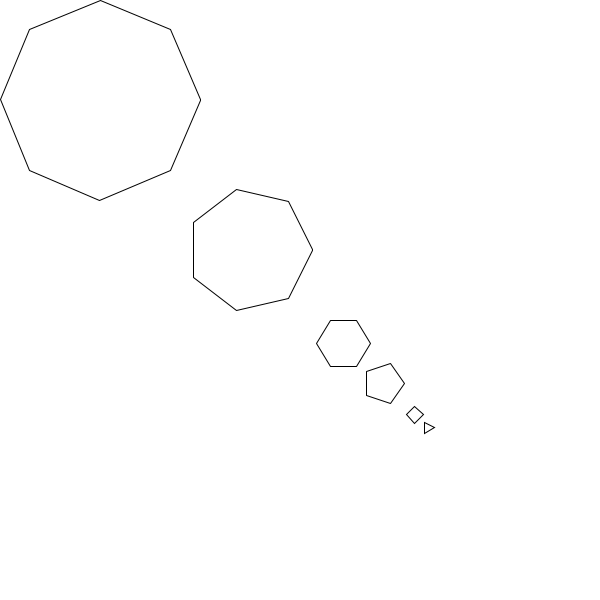
Frame 1 (no input)
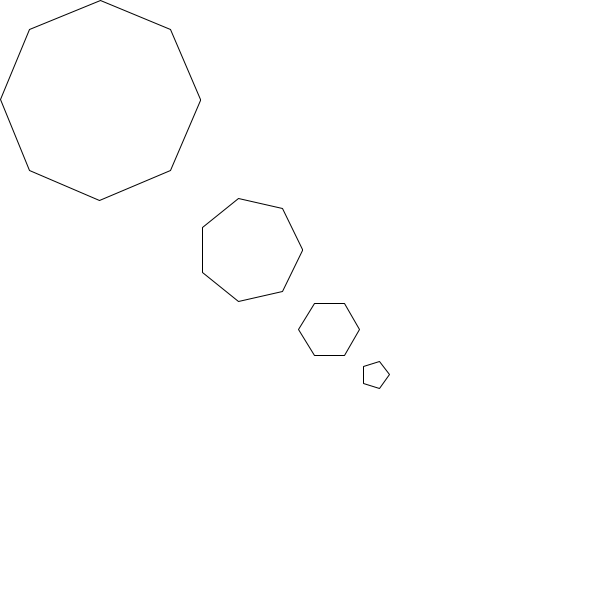
Frame 2 (the mouse pressed at the canvas centre, redrawn once)

The Processing sketch that drew these frames (run headless with seeded random() and noise(); the mouse was pressed at the canvas centre and the sketch redrawn once):

// Processing sketch: week10_recursionsketch
// ── week10_recursionsketch.pde


void setup() {
  size(600, 600);
  noLoop();
}

void draw() {
  background(255);
  
  myFunction(100, 8);
}

void polygon(float x, float y, float radius, int npoints) {
  float angle = TWO_PI/npoints;
  beginShape();
  for (float a = 0; a<TWO_PI; a += angle) {
    float sx = x + cos(a) * radius;
    float sy = y + sin(a) * radius;
    vertex(sx, sy);
  }
  endShape(CLOSE);
}

void myFunction(float size, int point) {
  polygon(100, 100, size, point);
  translate(size*1.5, size*1.5);
  size *= random(0.3, 0.8);
  point--;

  if (size > 5) {
    //println(size);
    myFunction(size, point);
  }
}
